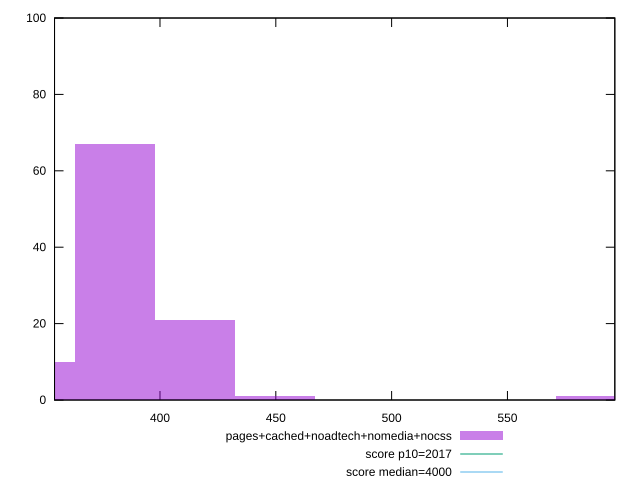

Write gnuplot code to recreate this figure.
reset

$pagesCachedNoadtechNomediaNocss <<EOF
449.7287668029069 1
380.53972575630587 67
345.9452052330053 10
415.1342462796064 21
588.106848896109 1
EOF

set key outside below
set boxwidth 34.59452052330053
set xrange [354.46799999999996:596.3600000000001]
set yrange [0:100]
set trange [0:100]
set style fill transparent solid 0.5 noborder

set parametric
set terminal svg size 640, 490 enhanced background rgb 'white'
set output "report_00018_2021-02-10T15-25-16.877Z/mainthread-work-breakdown/comparison/histogram/4_vs_5.svg"

plot $pagesCachedNoadtechNomediaNocss title "pages+cached+noadtech+nomedia+nocss" with boxes, \
     2017,t title "score p10=2017", \
     4000,t title "score median=4000"

reset
